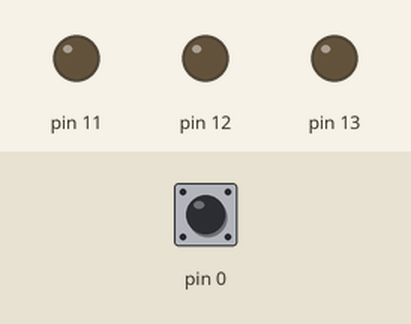
Bench run of a sketch on a simulated Arduino Uno, built with avr-gcc and run on an emulated ATmega328P. Shown: output pins drawn as LEDs (lit = HIGH). The inputs (shaded band) are chosen by the test bench; at power-on: pin 0 LOW.

Above: at 1.2 s.
1.3 s: pin 0 pulsed HIGH 5 times (0.12 s each, 0.3 s apart)
At 2.35 s:
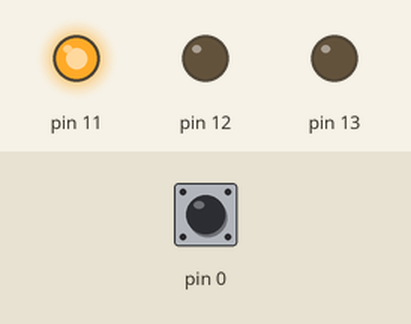
At 3.7 s:
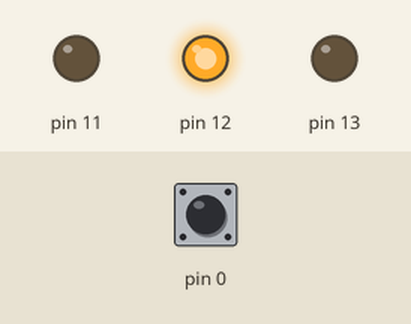
4.3 s: pin 0 driven HIGH
At 5.1 s:
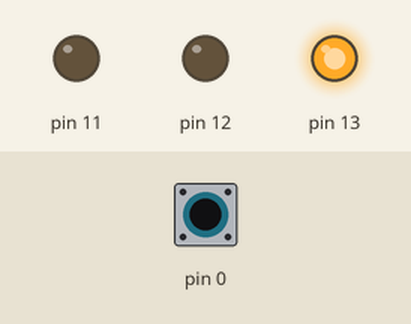
Timing chart, 0 to 7.3 s (numbered marks = the images above; inputs shaded):
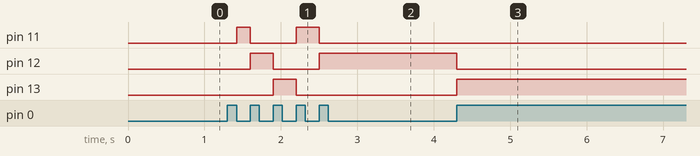

The sketch:

Assignment_pushbutton_modified.ino
```cpp
int stateNow = 0;
int stateBefore = 0;

int i = 0;
int j = 0;
int k = 0;

void setup() {

pinMode (0, INPUT);

pinMode (11, OUTPUT);
pinMode (12, OUTPUT);
pinMode (13, OUTPUT);
}

void loop() {

stateNow = digitalRead(0);

if (stateNow != stateBefore) {

  if (stateNow==LOW and i==0 and j==0 and k==0) {

  digitalWrite (11, HIGH);

  j=1;

  }

  else if (stateNow==HIGH and j==1 and k==0) {

  digitalWrite (11, LOW);
  digitalWrite (12, HIGH);

  i=1;

  }

  else if (stateNow==LOW and i==1 and j==1 and k==0) {

  digitalWrite (12, HIGH);

  k=1;

  }

  else if (stateNow==HIGH and i==1 and j==1 and k==1) {

  digitalWrite (12, LOW);
  digitalWrite (13, HIGH);

  }

  else if (stateNow==LOW and i==1 and j==1 and k==1) {

  digitalWrite (13, HIGH);

  i=0;

  }

  else if (stateNow==HIGH and i==0 and j==1 and k==1) {

  digitalWrite (13, LOW);
  digitalWrite (11, HIGH);

  j=0;
  k=0;

  }

}

stateBefore = stateNow;

}
```

Measured:
- after the input at 1.3 s, pin 11: LOW → HIGH after 0.12 s, → LOW 0.18 s later, → HIGH 0.60 s later, → LOW 0.30 s later; pin 12: LOW → HIGH after 0.30 s, → LOW 0.30 s later, → HIGH 0.60 s later; pin 13: LOW → HIGH after 0.60 s, → LOW 0.30 s later
- after the input at 4.3 s, pin 12: HIGH → LOW at once; pin 13: LOW → HIGH at once
